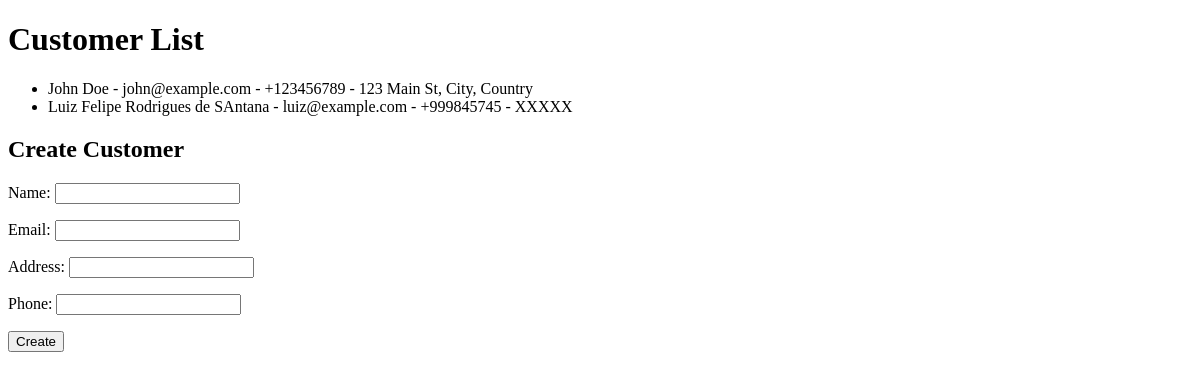
/customer/, run on an earlier commit of the app's database.
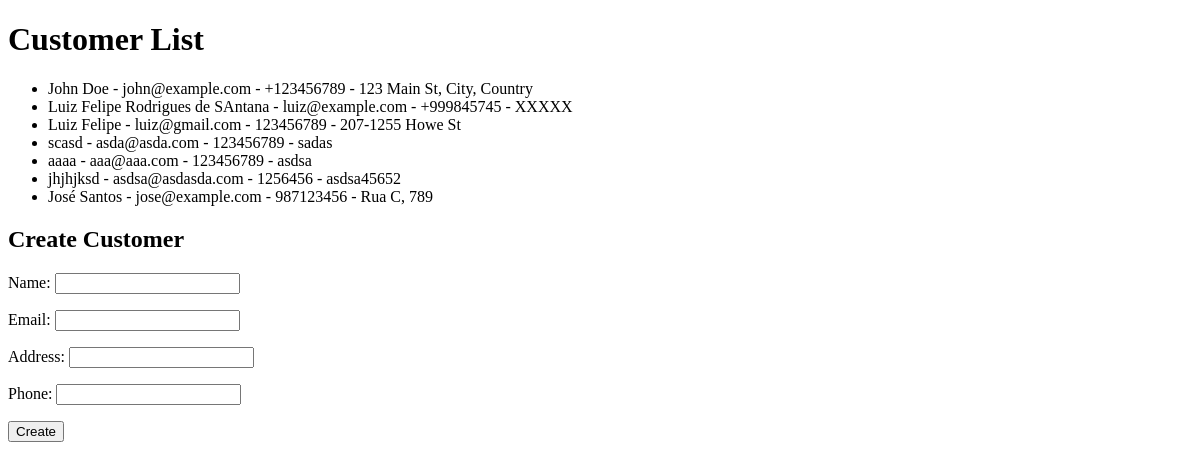
And on a later commit of the database.
### EcommerceApp/models.py (models this page shows, shortened)
class Customer(models.Model):
    customerID = models.AutoField(primary_key=True)
    name = models.CharField(max_length=100)
    email = models.EmailField(unique=True)
    address = models.CharField(max_length=200)
    phone = models.CharField(max_length=20)
    def serialize(self):
        return{
            "id":self.customerID,
            "name":self.name,
            "email":self.email,
            "address":self.address,
            "phone":self.phone
        }

### EcommerceApp/views.py (the view, shortened to what this page needs)
# urls.py: path('customer/', views.url_customer),
def url_customer(request):
    if (request.method == 'GET'):
        page_number = request.GET.get('page_number')
        page_size = request.GET.get('page_size')
        if ('application/json' in request.content_type):
            if page_number and page_size:
                return list_customers(page_number,page_size)
            else:
                return list_customers()
        else:
            if page_number and page_size:
                customerJson = list_customers(page_number,page_size).content
            else:
                customerJson = list_customers().content
            form = UserForm()
            customer_str = customerJson.decode('utf-8')
            customersDictionary = json.loads(customer_str)
            return render(request, 'customer.html', {'form': form, 'customers': customersDictionary})

### EcommerceApp/forms.py
class UserForm(forms.ModelForm):
	class Meta:
		model = Customer
		fields = ['name','email', 'address','phone']

### EcommerceApp/views.py (called while the page is built)
def list_customers(page_number=None, page_size=None ):
    if (page_number or page_size) is None:
        customers = Customer.objects.all()
    else:
        start = (int(page_number) - 1) * int(page_size)
        end = start + int(page_size)
        customers = Customer.objects.all() [start:end]
    customers_data = []
    for customer in customers:
        customers_data.append(customer.serialize())
    return JsonResponse(customers_data, safe=False, status=200)

### EcommerceApp/templates/customer.html (shortened to what this page needs)
<!DOCTYPE html>
<html lang="en">
<head>
</head>
<body>
    <h1>Customer List</h1>
    <ul>
        {% for customer in customers %}
        <li>{{ customer.name }} - {{ customer.email }} - {{ customer.phone }} - {{ customer.address }}</li>
        {% endfor %}
    </ul>
    <h2>Create Customer</h2>
    <form method="post">
        {{ form.as_p }}
        <button type="submit">Create</button>
    </form>
</body>
</html>

What changed in the data, as far as the page shows it:
added Customer: name "Luiz Felipe", email "luiz@gmail.com", phone "123456789", address "207-1255 Howe St"
added Customer: name "scasd", email "asda@asda.com", phone "123456789", address "sadas"
added Customer: name "aaaa", email "aaa@aaa.com", phone "123456789", address "asdsa"
added Customer: name "jhjhjksd", email "asdsa@asdasda.com", phone "1256456", address "asdsa45652"
added Customer: name "José Santos", email "jose@example.com", phone "987123456", address "Rua C, 789"
